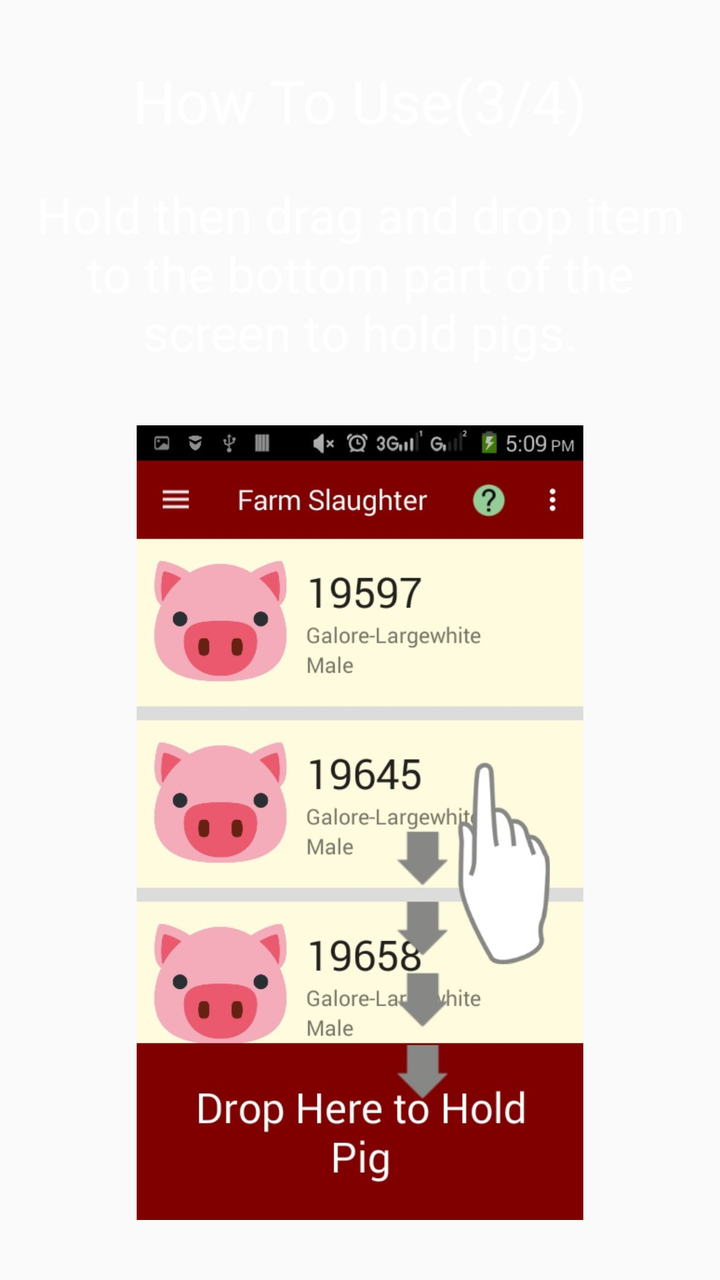
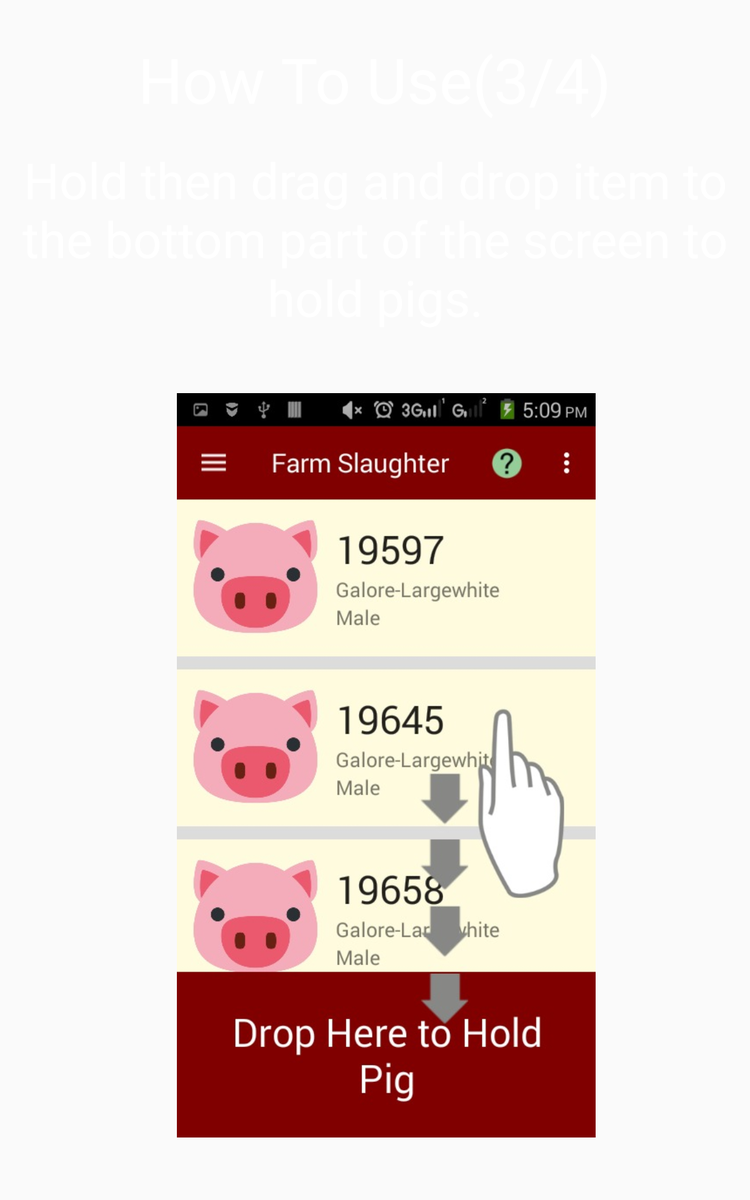

First picture: res/layout/ on a phone held upright. Second picture: the repository's own variant of that layout, on a device whose configuration matches the variant's folder. Source for both follows.
<!-- AndroidManifest.xml: application theme AppTheme -->
<!-- res/layout/fragment_how_to_use3.xml -->
<RelativeLayout xmlns:android="http://schemas.android.com/apk/res/android"
    xmlns:tools="http://schemas.android.com/tools"
    android:layout_width="match_parent"
    android:layout_height="match_parent"
    xmlns:app="http://schemas.android.com/apk/res-auto"
    android:gravity="center_vertical"
    tools:context="slaughter.phporktraceabilty.farmslaughter.HowToUseFragment3">

    <TextView
        android:id="@+id/howTo3"
        android:layout_width="wrap_content"
        android:layout_height="wrap_content"
        android:layout_centerHorizontal="true"
        android:layout_gravity="center_horizontal"
        android:layout_marginTop="30dp"
        android:textSize="30sp"
        android:text="@string/how_to_part3"
        android:textColor="@color/white"
        android:textAppearance="?android:attr/textAppearanceLarge" />

    <TextView
        android:id="@+id/text3"
        android:layout_width="match_parent"
        android:layout_height="wrap_content"
        android:layout_alignParentLeft="true"
        android:layout_alignParentStart="true"
        android:layout_below="@+id/howTo3"
        android:layout_gravity="center_horizontal"
        android:layout_marginTop="20dp"
        android:gravity="center_horizontal"
        android:paddingLeft="10dp"
        android:paddingRight="10dp"
        android:textSize="25sp"
        android:textColor="@color/white"
        android:text="@string/how_to_3" />

    <ImageView
        android:id="@+id/tap1"
        android:layout_width="match_parent"
        android:layout_height="match_parent"
        android:src="@drawable/taphold1"
        android:padding="30dp"
        android:layout_below="@+id/text3"
        android:layout_centerHorizontal="true" />




</RelativeLayout>
<!-- resources referenced by this layout -->
<resources>
  <color name="white">#ffffff</color>
  <!-- drawable taphold1: jpg bitmap (drawable, 69791 bytes) -->
  <string name="how_to_3">Hold then drag and drop item to the bottom part of the screen to hold pigs.</string>
  <string name="how_to_part3">How To Use(3/4)</string>
  <style name="AppTheme" parent="AppTheme.Base" />
  <style name="AppTheme.Base" parent="Theme.AppCompat.Light.NoActionBar">
          
          <item name="colorPrimary">@color/colorPrimary</item>
          <item name="colorPrimaryDark">@color/colorPrimaryDark</item>
          <item name="colorAccent">@color/colorAccent</item>
          <item name="android:typeface">normal</item>
      </style>
  <color name="colorPrimary">#bb1d24</color>
  <color name="colorPrimaryDark">#570000</color>
  <color name="colorAccent">#9ecf95</color>
</resources>
<!-- res/layout-sw600dp/fragment_how_to_use3.xml (the author's variant of the layout above) -->
<!-- drawn on a 7-inch tablet held upright -->
<RelativeLayout xmlns:android="http://schemas.android.com/apk/res/android"
    xmlns:tools="http://schemas.android.com/tools"
    android:layout_width="match_parent"
    android:layout_height="match_parent"
    xmlns:app="http://schemas.android.com/apk/res-auto"
    android:gravity="center_vertical"
    tools:context="slaughter.phporktraceabilty.farmslaughter.HowToUseFragment3">

    <TextView
        android:id="@+id/howTo3"
        android:layout_width="wrap_content"
        android:layout_height="wrap_content"
        android:layout_centerHorizontal="true"
        android:layout_gravity="center_horizontal"
        android:layout_marginTop="30dp"
        android:textSize="50sp"
        android:text="@string/how_to_part3"
        android:textColor="@color/white"
        android:textAppearance="?android:attr/textAppearanceLarge" />

    <TextView
        android:id="@+id/text3"
        android:layout_width="match_parent"
        android:layout_height="wrap_content"
        android:layout_alignParentLeft="true"
        android:layout_alignParentStart="true"
        android:layout_below="@+id/howTo3"
        android:layout_gravity="center_horizontal"
        android:layout_marginTop="20dp"
        android:gravity="center_horizontal"
        android:paddingLeft="10dp"
        android:paddingRight="10dp"
        android:textSize="40sp"
        android:textColor="@color/white"
        android:text="@string/how_to_3" />


    <ImageView
        android:id="@+id/tap1"
        android:layout_width="match_parent"
        android:layout_height="match_parent"
        android:src="@drawable/taphold1"
        android:padding="50dp"
        android:layout_below="@+id/text3"
        android:layout_alignParentLeft="true"
        android:layout_alignParentStart="true"
        android:layout_marginLeft="18dp"
        android:layout_marginStart="18dp" />




</RelativeLayout>
